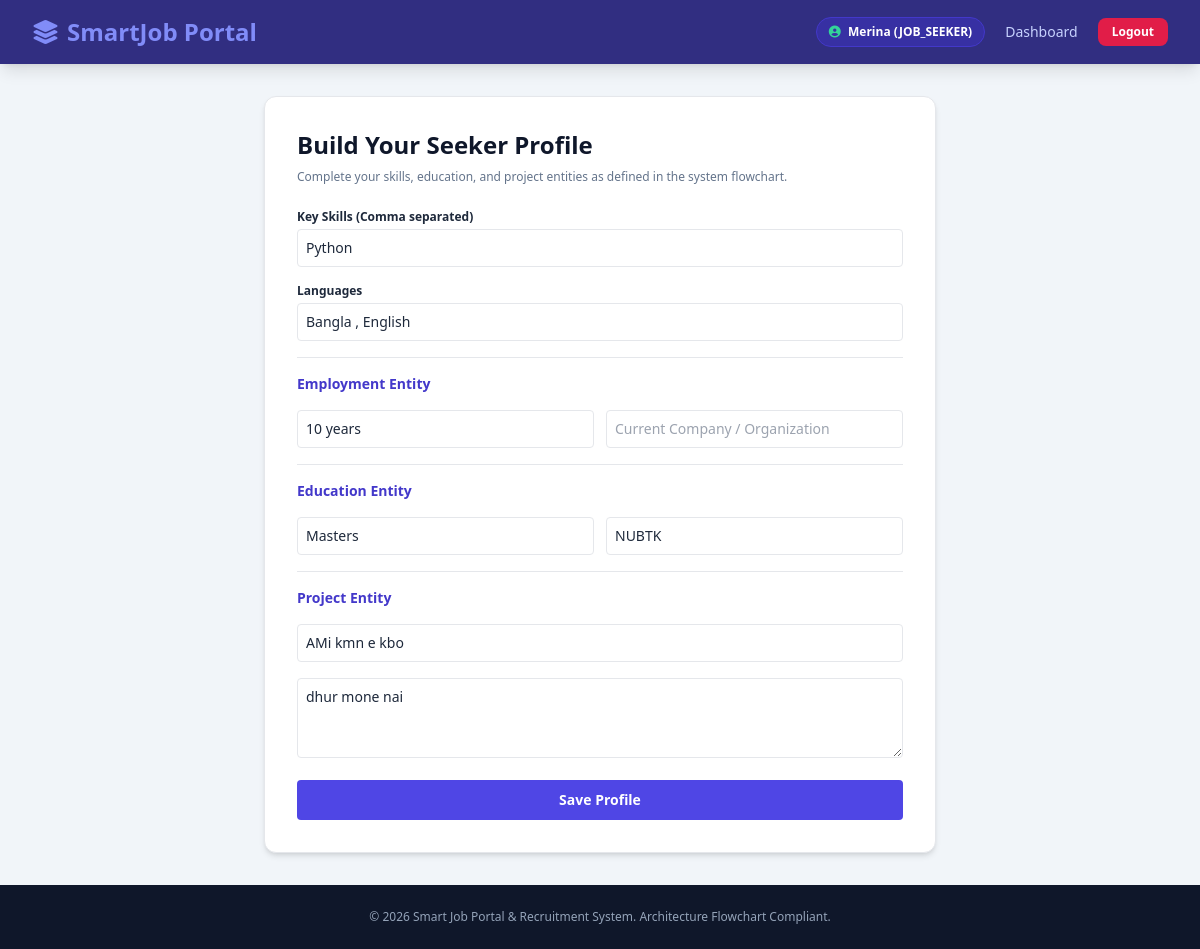
Screenshot of /profile/build (signed in) with the database file from the repository.
### app.py (models this page shows)
class User(UserMixin, db.Model):
    id = db.Column(db.Integer, primary_key=True)
    first_name = db.Column(db.String(50), nullable=False)
    last_name = db.Column(db.String(50), nullable=False)
    email = db.Column(db.String(120), unique=True, nullable=False)
    password = db.Column(db.String(100), nullable=False)
    user_type = db.Column(db.String(20), nullable=False) # 'JOB_SEEKER', 'JOB_PROVIDER', 'ADMIN'
    is_verified = db.Column(db.Boolean, default=True)
    seeker_profile = db.relationship('SeekerProfile', backref='user', uselist=False, cascade="all, delete")
    company_profile = db.relationship('Company', backref='user', uselist=False, cascade="all, delete")

class SeekerProfile(db.Model):
    id = db.Column(db.Integer, primary_key=True)
    user_id = db.Column(db.Integer, db.ForeignKey('user.id'))
    key_skills = db.Column(db.Text)
    languages = db.Column(db.String(200))
    experience_years = db.Column(db.String(50))
    current_company = db.Column(db.String(100))
    course_degree = db.Column(db.String(100))
    institute = db.Column(db.String(100))
    project_title = db.Column(db.String(100))
    project_detail = db.Column(db.Text)

### app.py (the view, shortened to what this page needs)
@app.route('/profile/build', methods=['GET', 'POST'])
@login_required
def build_profile():
    if current_user.user_type != 'JOB_SEEKER':
        return redirect(url_for('dashboard'))
    profile = SeekerProfile.query.filter_by(user_id=current_user.id).first()
    return render_template('build_profile.html', profile=profile)

### app.py (called while the page is built)
@login_manager.user_loader
def load_user(user_id):
    return User.query.get(int(user_id))

### templates/build_profile.html
{% extends "base.html" %}
{% block content %}
<div class="max-w-2xl mx-auto bg-white p-8 rounded-xl border shadow-md">
    <h2 class="text-2xl font-bold mb-2 text-slate-900">Build Your Seeker Profile</h2>
    <p class="text-xs text-slate-500 mb-6">Complete your skills, education, and project entities as defined in the system flowchart.</p>
    <form method="POST" class="space-y-4">
        <div>
            <label class="block text-xs font-bold mb-1">Key Skills (Comma separated)</label>
            <input type="text" name="key_skills" value="{{ profile.key_skills if profile else '' }}" required placeholder="Python, Flask, SQL, HTML" class="w-full p-2 border rounded text-sm">
        </div>
        <div>
            <label class="block text-xs font-bold mb-1">Languages</label>
            <input type="text" name="languages" value="{{ profile.languages if profile else '' }}" placeholder="English, Bengali" class="w-full p-2 border rounded text-sm">
        </div>
        <hr class="my-4">
        <h3 class="font-bold text-sm text-indigo-700">Employment Entity</h3>
        <div class="grid grid-cols-2 gap-3">
            <input type="text" name="experience_years" value="{{ profile.experience_years if profile else '' }}" placeholder="Experience (e.g. 2 Years)" class="p-2 border rounded text-sm">
            <input type="text" name="current_company" value="{{ profile.current_company if profile else '' }}" placeholder="Current Company / Organization" class="p-2 border rounded text-sm">
        </div>
        <hr class="my-4">
        <h3 class="font-bold text-sm text-indigo-700">Education Entity</h3>
        <div class="grid grid-cols-2 gap-3">
            <input type="text" name="course_degree" value="{{ profile.course_degree if profile else '' }}" placeholder="Course / Degree" class="p-2 border rounded text-sm">
            <input type="text" name="institute" value="{{ profile.institute if profile else '' }}" placeholder="Institute / University" class="p-2 border rounded text-sm">
        </div>
        <hr class="my-4">
        <h3 class="font-bold text-sm text-indigo-700">Project Entity</h3>
        <input type="text" name="project_title" value="{{ profile.project_title if profile else '' }}" placeholder="Project Title" class="w-full p-2 border rounded text-sm mb-2">
        <textarea name="project_detail" placeholder="Project Details" class="w-full p-2 border rounded text-sm h-20">{{ profile.project_detail if profile else '' }}</textarea>
        <button type="submit" class="w-full bg-indigo-600 hover:bg-indigo-700 text-white font-bold py-2.5 rounded transition text-sm">Save Profile</button>
    </form>
</div>
{% endblock %}

### templates/base.html (shortened to what this page needs)
<!DOCTYPE html>
<html lang="en">
<head>
    <script src="https://cdn.tailwindcss.com"></script>
    <link href="https://cdnjs.cloudflare.com/ajax/libs/font-awesome/6.4.0/css/all.min.css" rel="stylesheet">
</head>
<body class="bg-slate-100 font-sans text-slate-800 flex flex-col min-h-screen">
    <nav class="bg-indigo-900 text-white shadow-lg sticky top-0 z-50">
        <div class="max-w-7xl mx-auto px-4 sm:px-6 lg:px-8">
            <div class="flex justify-between h-16 items-center">
                <a href="/" class="flex items-center gap-2 font-black text-2xl text-indigo-400">
                    <i class="fa-solid fa-layer-group"></i> SmartJob Portal
                </a>
                <div class="flex items-center gap-5">
                    {% if current_user.is_authenticated %}
                        <span class="text-xs bg-indigo-800 border border-indigo-700 px-3 py-1.5 rounded-full font-semibold">
                            <i class="fa-solid fa-circle-user text-emerald-400 mr-1"></i>
                            {{ current_user.first_name }} ({{ current_user.user_type }})
                        </span>
                        {% if current_user.user_type == 'ADMIN' %}
                            <a href="/admin" class="text-indigo-200 hover:text-white font-medium text-sm">Admin Layer</a>
                        {% else %}
                            <a href="/dashboard" class="text-indigo-200 hover:text-white font-medium text-sm">Dashboard</a>
                        {% endif %}
                        <a href="/logout" class="bg-rose-600 hover:bg-rose-700 text-white px-3.5 py-1.5 rounded-lg text-xs font-bold transition">Logout</a>
                    {% else %}
                        <a href="/login" class="text-indigo-200 hover:text-white font-medium text-sm">Login</a>
                        <a href="/register" class="bg-indigo-600 hover:bg-indigo-500 text-white px-4 py-2 rounded-lg text-sm font-semibold transition">Register</a>
                    {% endif %}
                </div>
            </div>
        </div>
    </nav>
    <main class="max-w-7xl mx-auto px-4 sm:px-6 lg:px-8 py-8 flex-grow w-full">
        {% block content %}{% endblock %}
    </main>
    <footer class="bg-slate-900 text-slate-400 py-6 text-center text-xs">
        <p>&copy; 2026 Smart Job Portal & Recruitment System. Architecture Flowchart Compliant.</p>
    </footer>
</body>
</html>

### rows the page displays
User: first_name "Merina", user_type "JOB_SEEKER"
SeekerProfile: key_skills "Python", languages "Bangla , English", experience_years "10 years", course_degree "Masters", institute "NUBTK", project_title "AMi kmn e kbo", project_detail "dhur mone nai"
